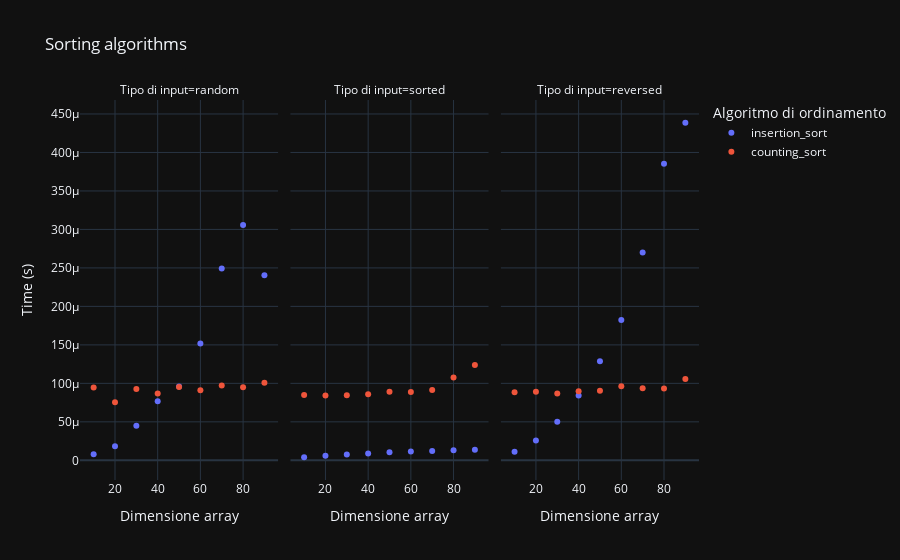

The notebook cell this image was saved under:
### Code cell
figure = px.scatter(df.query("num_samples > 0"),
                 x="num_samples",
                 y="time",
                 color="test_type",
                 facet_col="input_type",
                 title="Sorting algorithms",
                 labels={"num_samples": "Dimensione array", "time": "Time (s)", "test_type": "Algoritmo di ordinamento", "input_type": "Tipo di input"})

figure.show()

### Figure 1 — Plotly figure (JSON) as saved in the notebook; plotly's stock layout.template omitted (floating-point values rounded to 4 significant figures)
{"data": [{"hovertemplate": "Algoritmo di ordinamento=insertion_sort<br>Tipo di input=random<br>Dimensione array=%{x}<br>Time (s)=%{y}<extra></extra>", "legendgroup": "insertion_sort", "marker": {"color": "#636efa", "symbol": "circle"}, "mode": "markers", "name": "insertion_sort", "orientation": "v", "showlegend": true, "x": [10, 20, 30, 40, 50, 60, 70, 80, 90], "xaxis": "x", "y": [8e-06, 1.84e-05, 4.5e-05, 7.69e-05, 9.58e-05, 0.0001519, 0.0002491, 0.0003059, 0.0002406], "yaxis": "y", "type": "scatter"}, {"hovertemplate": "Algoritmo di ordinamento=insertion_sort<br>Tipo di input=sorted<br>Dimensione array=%{x}<br>Time (s)=%{y}<extra></extra>", "legendgroup": "insertion_sort", "marker": {"color": "#636efa", "symbol": "circle"}, "mode": "markers", "name": "insertion_sort", "orientation": "v", "showlegend": false, "x": [10, 20, 30, 40, 50, 60, 70, 80, 90], "xaxis": "x2", "y": [4e-06, 5.8e-06, 7.5e-06, 8.9e-06, 1.05e-05, 1.14e-05, 1.21e-05, 1.3e-05, 1.38e-05], "yaxis": "y2", "type": "scatter"}, {"hovertemplate": "Algoritmo di ordinamento=insertion_sort<br>Tipo di input=reversed<br>Dimensione array=%{x}<br>Time (s)=%{y}<extra></extra>", "legendgroup": "insertion_sort", "marker": {"color": "#636efa", "symbol": "circle"}, "mode": "markers", "name": "insertion_sort", "orientation": "v", "showlegend": false, "x": [10, 20, 30, 40, 50, 60, 70, 80, 90], "xaxis": "x3", "y": [1.12e-05, 2.57e-05, 5e-05, 8.43e-05, 0.0001288, 0.0001822, 0.00027, 0.0003854, 0.0004386], "yaxis": "y3", "type": "scatter"}, {"hovertemplate": "Algoritmo di ordinamento=counting_sort<br>Tipo di input=random<br>Dimensione array=%{x}<br>Time (s)=%{y}<extra></extra>", "legendgroup": "counting_sort", "marker": {"color": "#EF553B", "symbol": "circle"}, "mode": "markers", "name": "counting_sort", "orientation": "v", "showlegend": true, "x": [10, 20, 30, 40, 50, 60, 70, 80, 90], "xaxis": "x", "y": [9.46e-05, 7.55e-05, 9.27e-05, 8.67e-05, 9.54e-05, 9.1e-05, 9.71e-05, 9.48e-05, 0.0001009], "yaxis": "y", "type": "scatter"}, {"hovertemplate": "Algoritmo di ordinamento=counting_sort<br>Tipo di input=sorted<br>Dimensione array=%{x}<br>Time (s)=%{y}<extra></extra>", "legendgroup": "counting_sort", "marker": {"color": "#EF553B", "symbol": "circle"}, "mode": "markers", "name": "counting_sort", "orientation": "v", "showlegend": false, "x": [10, 20, 30, 40, 50, 60, 70, 80, 90], "xaxis": "x2", "y": [8.5e-05, 8.43e-05, 8.46e-05, 8.6e-05, 8.91e-05, 8.87e-05, 9.15e-05, 0.0001075, 0.0001237], "yaxis": "y2", "type": "scatter"}, {"hovertemplate": "Algoritmo di ordinamento=counting_sort<br>Tipo di input=reversed<br>Dimensione array=%{x}<br>Time (s)=%{y}<extra></extra>", "legendgroup": "counting_sort", "marker": {"color": "#EF553B", "symbol": "circle"}, "mode": "markers", "name": "counting_sort", "orientation": "v", "showlegend": false, "x": [10, 20, 30, 40, 50, 60, 70, 80, 90], "xaxis": "x3", "y": [8.86e-05, 8.91e-05, 8.69e-05, 8.99e-05, 9.05e-05, 9.63e-05, 9.38e-05, 9.32e-05, 0.0001057], "yaxis": "y3", "type": "scatter"}], "layout": {"xaxis": {"anchor": "y", "domain": [0.0, 0.32], "title": {"text": "Dimensione array"}}, "yaxis": {"anchor": "x", "domain": [0.0, 1.0], "title": {"text": "Time (s)"}}, "xaxis2": {"anchor": "y2", "domain": [0.34, 0.66], "matches": "x", "title": {"text": "Dimensione array"}}, "yaxis2": {"anchor": "x2", "domain": [0.0, 1.0], "matches": "y", "showticklabels": false}, "xaxis3": {"anchor": "y3", "domain": [0.68, 1.0], "matches": "x", "title": {"text": "Dimensione array"}}, "yaxis3": {"anchor": "x3", "domain": [0.0, 1.0], "matches": "y", "showticklabels": false}, "annotations": [{"font": {}, "showarrow": false, "text": "Tipo di input=random", "x": 0.16, "xanchor": "center", "xref": "paper", "y": 1.0, "yanchor": "bottom", "yref": "paper"}, {"font": {}, "showarrow": false, "text": "Tipo di input=sorted", "x": 0.5, "xanchor": "center", "xref": "paper", "y": 1.0, "yanchor": "bottom", "yref": "paper"}, {"font": {}, "showarrow": false, "text": "Tipo di input=reversed", "x": 0.84, "xanchor": "center", "xref": "paper", "y": 1.0, "yanchor": "bottom", "yref": "paper"}], "legend": {"title": {"text": "Algoritmo di ordinamento"}, "tracegroupgap": 0}, "title": {"text": "Sorting algorithms"}}}
